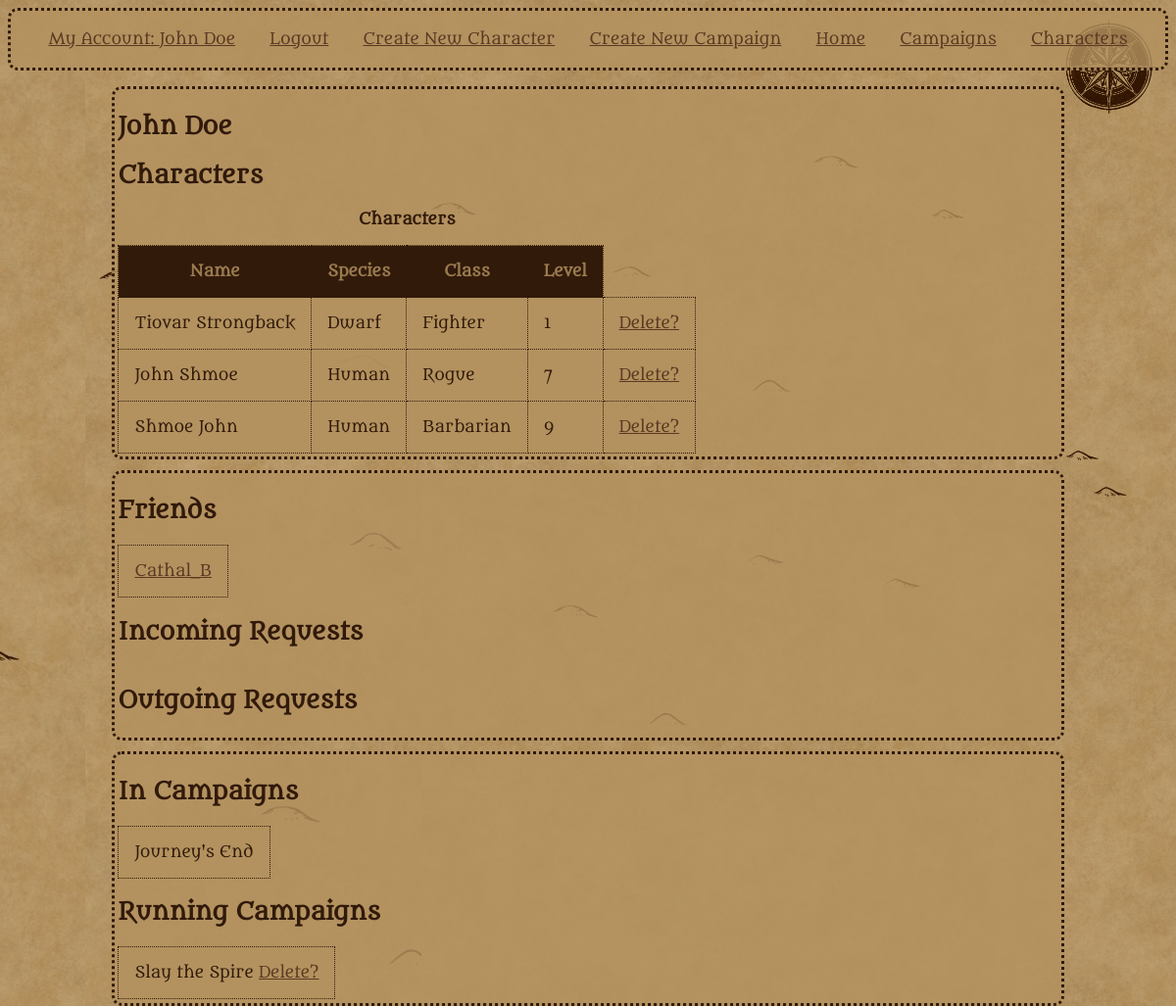
The app's page /user/John Doe (signed in) with its own data.
### tables this page shows
CREATE TABLE users
(
    user_id TEXT PRIMARY KEY,
    password TEXT NOT NULL
);

CREATE TABLE characters
(
  character_id INTEGER PRIMARY KEY AUTOINCREMENT,
  user_id TEXT NOT NULL,
  name TEXT NOT NULL,
  species TEXT NOT NULL,
  level INTEGER NOT NULL,
  class TEXT NOT NULL,
  FOREIGN KEY (user_id) REFERENCES users(user_id)
);

CREATE TABLE friends
(
    user_id TEXT NOT NULL,
    friend_id TEXT NOT NULL,
    accepted INTEGAR NOT NULL DEFAULT 0,
    FOREIGN KEY (user_id) REFERENCES users(user_id)
    FOREIGN KEY (friend_id) REFERENCES users(user_id)
);

CREATE TABLE campaigns
(
    campaign_id INTEGER PRIMARY KEY AUTOINCREMENT,
    dm_id TEXT NOT NULL,
    name TEXT NOT NULL,
    description TEXT NOT NULL,
    FOREIGN KEY (dm_id) REFERENCES users(user_id)
);

### app.py (the view)
@app.route("/user/<user_id>", methods=["GET", "POST"])
@login_required
def user(user_id):
    form = FriendForm()
    db = get_db()
    user_data = db.execute("""SELECT * FROM users WHERE user_id = ?""",(user_id,)).fetchone()
    characters = db.execute("""SELECT * FROM characters WHERE user_id = ?""", (user_id,)).fetchall()
    in_campaigns = db.execute("""SELECT * FROM campaigns
                               WHERE campaign_id in (
                               SELECT campaign_id FROM in_campaign
                               WHERE user_id = ?)""", (user_id,)).fetchall()
    running = db.execute("""SELECT * FROM campaigns
                               WHERE dm_id = ?""", (user_id,)).fetchall()
    print(running)
    outgoing = []
    incoming = []
    friends = []
    if session["user_id"] != user_id:
        friend = db.execute("""SELECT * FROM friends
                              WHERE (user_id = ? AND friend_id = ?)
                              OR (friend_id = ? AND user_id = ?)""",(session["user_id"],user_id,session["user_id"],user_id)).fetchone()
        print(friend)
        if form.validate_on_submit():
            if friend is None:
                db.execute("""INSERT INTO friends (user_id, friend_id)
                                  VALUES (?, ?);""", (session["user_id"],user_id))
                db.commit()
            elif friend["user_id"] != session["user_id"] and friend["accepted"] != 1:
                db.execute("""UPDATE friends
                           SET accepted = 1
                           WHERE (user_id = ? AND friend_id = ?)
                           OR (friend_id = ? AND user_id = ?)""",(session["user_id"],user_id,session["user_id"],user_id))
                db.commit()
            elif friend["accepted"] == 1:
                form.submit.errors.append("You are friends!")
            else:
                form.submit.errors.append("You have already sent a friend request")
    else:
        requests = db.execute("""SELECT * FROM friends
                              WHERE user_id = ? OR friend_id = ?""",(session["user_id"],session["user_id"])).fetchall()
        if len(requests) != 0:
            for request in requests:
                if request["user_id"] == user_id and request["accepted"] == 0:
                    outgoing.append(request["friend_id"])
                elif request["user_id"] != user_id and request["accepted"] == 0:
                    incoming.append(request["user_id"])
                elif request["user_id"] == user_id and request["accepted"] == 1:
                    friends.append(request["friend_id"])
                elif request["user_id"] != user_id and request["accepted"] == 1:
                    friends.append(request["user_id"])
    return render_template("user.html", characters = characters, user_data = user_data, form = form,
                           friends = friends, outgoing = outgoing,
                             incoming = incoming, in_campaigns = in_campaigns, running = running)

### app.py (called while the page is built)
@app.before_request
def load_logged_in_user():
    g.user = session.get("user_id",None)

def login_required(view):
    @wraps(view)
    def wrapped_view(*args, **kwargs):
        if g.user is None:
            return redirect(url_for("login"))
        return view(*args, **kwargs)
    return wrapped_view

### database.py (called while the page is built)
def get_db():
    if "db" not in g:
        g.db = sqlite3.connect(DATABASE,
            detect_types=sqlite3.PARSE_DECLTYPES
        )
        g.db.row_factory = sqlite3.Row
        g.db.execute("PRAGMA foreign_keys = ON") #learned from sqlite documentation, foreign keys apparently aren't enforced by default.
    return g.db

### templates/user.html (shortened to what this page needs)
{% extends "base.html" %}
{% block main_content %}
    <section>
    <h1>{{user_data['user_id']}}</h1>
    <h2>Characters</h2>
    <table>
        <caption>Characters</caption>
        <th scope="col">Name</th>
        <th scope="col">Species</th>
        <th scope="col">Class</th>
        <th scope="col">Level</th>
    {% for character in characters %}
        <tr>
        <td>{{ character["name"]}}</td>
        <td>{{ character["species"] }}</td>
        <td>{{ character["class"]}}</td>
        <td>{{ character["level"] }}</td>
        {% if user_data['user_id'] == g.user%}
        <td><a href="{{ url_for('delete_character', character_id = character['character_id'])}}">Delete?</a></td>
        {%endif%}
        </tr>
    {%endfor%}
    </table>
    </section>
    {% if user_data['user_id'] == g.user %}
    <section>
    <h2>Friends</h2>
    <table>
    {% for friend in friends %}
        <tr>
        <td><a href="{{ url_for('user', user_id = friend)}}">{{ friend }}</a></td>
        </tr>
    {%endfor%}
    </table>
    <h2>Incoming Requests</h2>
    <h2>Outgoing Requests</h2>
    </section>
    {% endif %}
    <section>
    <h2>In Campaigns</h2>
    <table>
    {% for campaign in in_campaigns %}
        <tr>
        <td>{{ campaign["name"] }}</td>
        </tr>
    {%endfor%}
    </table>
    <h2>Running Campaigns</h2>
    <table>
    {% for campaign in running %}
        <tr>
        <td>{{ campaign["name"] }}
            {% if user_data['user_id'] == g.user %}
            <a href="{{url_for('delete_campaign', campaign_id=campaign['campaign_id'])}}">Delete?</a>
            {%endif%}
        </td>
        </tr>
    {%endfor%}
    </table>
    </section>
{% endblock %}

### static/styles.css (style rules this page uses)
:root { font-size: 16px; height: 100%; }
html { --base-colour: #311a0a; --bg--colour: #b49260ce; background-image: url('mobile_map.jpg'), url('tile_widescreen.jpg'); background-position: top right, center; background-repeat: no-repeat, repeat; background-size: contain; background-color: var(--bg--colour); }
body { font-family: Metamorphous, serif; color: var(--base-colour); text-decoration: none; }
section { border: 0.2em dotted var(--base-colour); border-radius: 10px; padding: 0.2em; margin-bottom: 1em; background-color: var(--bg--colour); width: 90%; margin:1% auto; }
a { color: #5b3922; }
th, td { border: 0.1em dotted var(--base-colour); padding: 1em; background-color: var(--bg--colour); }
table { border-collapse: collapse }
caption { font-weight: bold; padding-bottom: 1em; }
caption+tbody>tr>th { background-color: var(--base-colour); color: var(--bg--colour); }

### records on screen
users: user_id "John Doe"
characters: name "Tiovar Strongback", species "Dwarf", class "Fighter", level "1"
characters: name "John Shmoe", species "Human", class "Rogue", level "7"
characters: name "Shmoe John", species "Human", class "Barbarian", level "9"
friends: friend "Cathal_B"
campaigns: name "Journey's End"
campaigns: name "Slay the Spire"

### other values on screen
{{ g.user }} "John Doe"
